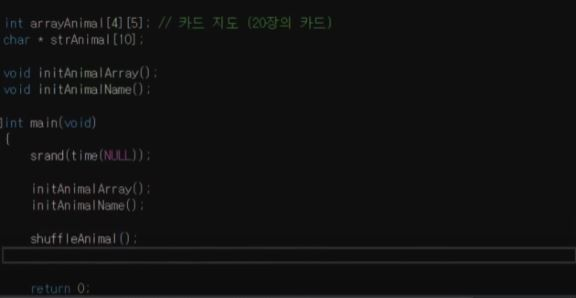
#> input picture ex1.JPG, 576 x 298 px, found by its file name
$ python image_similar.py
#> lines starting #> are read from the running program, lines starting #| are printed output that depends on the picture; after the words box and inside, x2 and y2 are one past the last pixel; in counts of white or black regions, pixels touching at a corner belong together
import cv2
import numpy
print('OpenCV = ', cv2.__version__)

fileList = ["ex1.jpg", "ex3.jpg", "ex4.jpg", "ex5.jpg"]

imgList = []
for file in fileList:
 img = cv2.imread(file, cv2.IMREAD_GRAYSCALE)
#> img: shape (298, 576); min 0, max 140, mean 17.3
 imgList.append(img)

contours = []
#> contours = []
for im in imgList:
 ret, imgBin = cv2.threshold(im, 127, 255,0)
 conts, hierarchy = cv2.findContours(imgBin, cv2.RETR_TREE, cv2.CHAIN_APPROX_SIMPLE)
 contour = conts[0]
 contours.append(contour)
#> this loop made 4 passes
#> pass 1, `ret, imgBin = cv2.threshold(im, 127, 255,0)`:
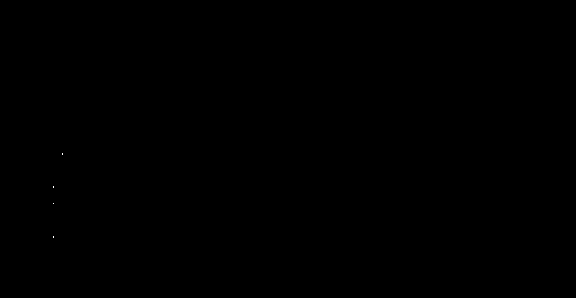
#> imgBin: shape (298, 576); 0% white in thin lines or dots, all inside (x1, y1, x2, y2) = (53, 153, 63, 238)
#> pass 2, `ret, imgBin = cv2.threshold(im, 127, 255,0)`:
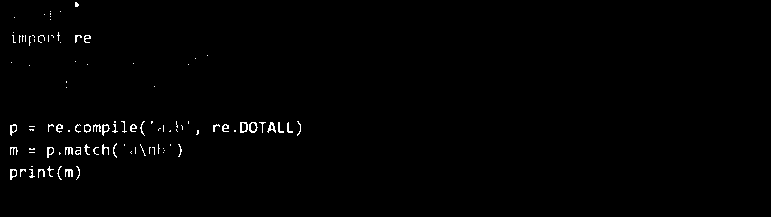
#> imgBin: shape (217, 771); 0.86% white in thin lines or dots, all inside (x1, y1, x2, y2) = (10, 2, 301, 180)
#> pass 3, `ret, imgBin = cv2.threshold(im, 127, 255,0)`:
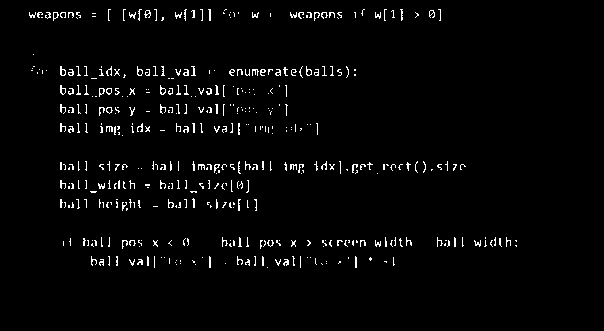
#> imgBin: shape (331, 604); 2.5% white in thin lines or dots, all inside (x1, y1, x2, y2) = (29, 9, 517, 268)
#> after the loop:
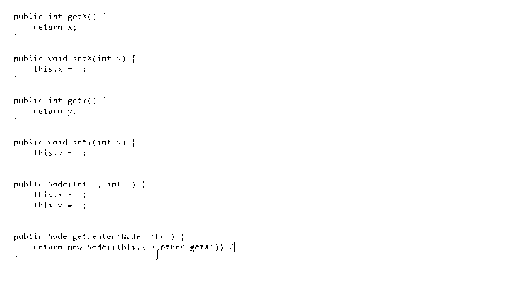
#> imgBin: shape (286, 506); 99.2% white; black in thin lines or dots, all inside (x1, y1, x2, y2) = (14, 13, 235, 260)

print("Shape Distances Between \n-------------------------")
index = 0
for contour in contours:
 m = cv2.matchShapes(contours[0], contour, 1, 0)
 print("{0} and {1} : {2}".format(fileList[0], fileList[index], m))
 index = index + 1
cv2.waitKey()
